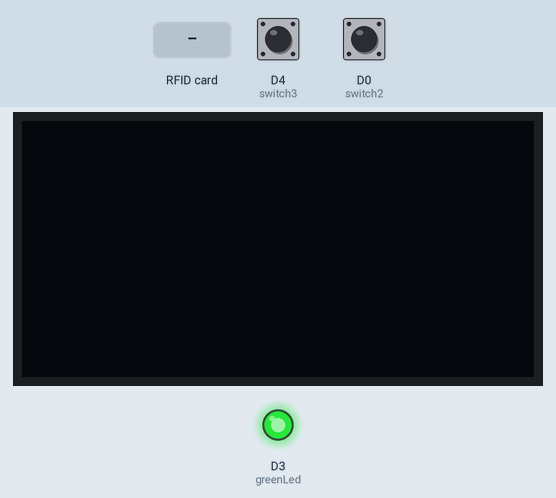
This program was run on a simulated ESP8266 (Wemos D1 mini). Shown: 128×64 one-colour display, output pins drawn as LEDs (lit = HIGH). The inputs (shaded band) are chosen by the test bench; at power-on: D4 (switch3) LOW, D0 (switch2) LOW. What the program prints to the serial monitor is not drawn.

Above: at 1.5 s.
1.6 s: RFID card 61 D2 F0 52 held to the reader
At 2.3 s:
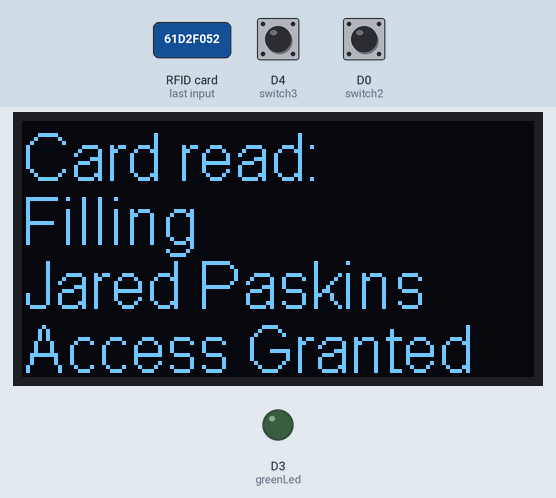
Timing chart, 0 to 11.1 s (numbered marks = the images above; inputs shaded):
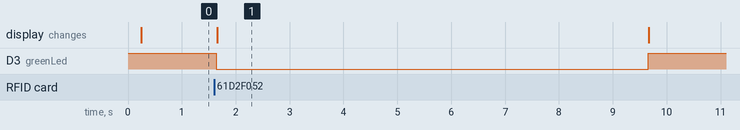

Measured:
- after the input at 1.6 s, D3 (greenLed): HIGH → LOW at once, → HIGH 8.0 s later; the display: changes after 0.05 s (image 1)

The program:

main.cpp
```cpp
#include "SSD1306.h"    // Oled library
#include "MFRC522.h"    // Rfid library

/* wiring the MFRC522 to ESP8266 (ESP-12)
RST     = A0
SDA(SS) = D8    // Slave Select CONNEcT TO SDA ON MFRC522
MOSI    = D7
MISO    = D6
SCK     = D5
GND     = GND
3.3V    = 3.3V
*/
#define RST_PIN	A0  // RST-PIN
#define SS_PIN	D8  // SS-PIN
MFRC522 mfrc522(SS_PIN, RST_PIN);	// Create MFRC522 instance

// Initialize the OLED display using i2c
// SDA     = D2
// SCL     = D1
#define SCL_PIN	D1  // SCL-PIN
#define SDA_PIN	D2  // SDA-PIN
SSD1306  display(0x3c, SDA_PIN, SCL_PIN);

//Initialize led output
#define greenLed D3

//Initialize switch input pins
#define switch1 A0
#define switch2 D0
#define switch3 D4

// List of matching tag IDs
char* allowedTags[] = {
  "61D2F052",           // Tag 0
  "6470621A",           // Tag 1
  "6ECCBE23",           // Tag 2
  "A5F3FFB0",           // Tag 3
};

// List of names to associate with the matching tag IDs
char* tagName[] = {
  "Jared Paskins",      // Name 0
  "Ben Smith",          // Name 1
  "John Dawson",        // Name 2
  "David Lee",          // Name 3
};

// List of plant areas
char* areas[] = {
  "Admin",              // Area 0
  "Receiving",          // Area 1
  "Store Room",         // Area 2
  "Mixing",             // Area 3
  "Filling",            // Area 4
  "Packing",            // Area 5
  "Stock",              // Area 6
  "Delivery",           // Area 7
};

// Access List to plant areas
byte access[] = {
  B11111111,            // Access list 0
  B11100010,            // Access list 1
  B00100011,            // Access list 2
  B00011100,            // Access list 3
};

// Check the number of tags defined
int numberOfTags = sizeof(allowedTags)/sizeof(allowedTags[0]);

char tagValue[9]; // 8 characters of HEX value + end string character

int read_switch(void);
void dump_byte_array(byte *buffer, byte bufferSize);
int findTag(void);
// byte read_name(void);


void setup() {
  pinMode(switch1, INPUT);
  pinMode(switch2, INPUT);
  pinMode(switch3, INPUT);

  pinMode(greenLed, OUTPUT);                        //Declaring greenled as output
  digitalWrite(greenLed, HIGH);

  // Initialize serial communications
  Serial.begin(9600);
  delay(250);
  Serial.println(F("Booting...."));

  // Initialising the UI will init the display too.
  display.init();
  display.flipScreenVertically();
  display.setTextAlignment(TEXT_ALIGN_LEFT);
  display.setFont(ArialMT_Plain_16);

  // Initialising the rfid reader
  SPI.begin();	         // Init SPI bus
  mfrc522.PCD_Init();    // Init MFRC522

  // Print to serial the ready status
  Serial.println(F("Ready!"));
  Serial.println(F("======================================================"));
  Serial.println(F("Scan for Card and print UID:"));
}

void loop() {

  // Look for new cards
  if ( ! mfrc522.PICC_IsNewCardPresent()) {
    delay(50);
    return;
  }
  // Select one of the cards
  if ( ! mfrc522.PICC_ReadCardSerial()) {
    delay(50);
    return;
  }
  // Show some details of the PICC (that is: the tag/card

  dump_byte_array(mfrc522.uid.uidByte, mfrc522.uid.size);

  int tagId = findTag();
  if (tagId>=0){
    int area = read_switch();
    if (area>=0){
      if (bitRead(access[tagId], area)){
        Serial.print(F("Access Granted "));
        display.drawString(0, 48, "Access Granted");
        digitalWrite(greenLed, LOW);
      }
      else{
        Serial.print(F("Access Denied "));
        display.drawString(0, 48, "Access Denied");
      }

      display.display();
      delay(8000);
      digitalWrite(greenLed, HIGH);
      Serial.println(F(""));
      display.clear();
      display.display();
    }
  }

}

// Helper routine to dump a byte array as hex values to Serial
void dump_byte_array(byte *buffer, byte bufferSize) {
  String content= "";
  display.drawString(0, 0, "Card read:");
  Serial.print(F("Card UID:"));
  for (byte i = 0; i < bufferSize; i++) {
    Serial.print(buffer[i] < 0x10 ? " 0" : " ");
    Serial.print(buffer[i], HEX);
    content.concat(String(buffer[i] < 0x10 ? "0" : ""));
    content.concat(String(buffer[i], HEX));
  }
  Serial.println(F(""));
  content.toUpperCase();
  content.toCharArray(tagValue, 9);
}


int read_switch(void){
  int value=0;
  bitWrite (value,0,digitalRead(switch3));
  bitWrite (value,1,digitalRead(switch2));
  //bitWrite (value,2,digitalRead(switch1));

  if(analogRead(switch1)>500)
    bitWrite (value,2, 1 );
  else
   bitWrite (value,2, 0 );

  if (value<8){
    display.drawString(0, 16, areas[value]);
    Serial.print(F("Location: "));
    Serial.println(areas[value]);
    return value;
  }
  else{
    display.drawString(0, 16, "Not a valid area");
    Serial.print(F("Location: "));
    Serial.println(F("Not a valid area"));
    return -1;
  }
}

/**
 * Search for a specific tag in the database
 */
int findTag(void) {
  for (int thisCard = 0; thisCard < numberOfTags; thisCard++) {
    // Check if the tag value matches this row in the tag database
    if(strcmp(tagValue, allowedTags[thisCard]) == 0){
      Serial.print(F("Name: "));
      Serial.println(tagName[thisCard]);
      display.drawString(0, 32, tagName[thisCard]);
      return(thisCard);
    }
  }
  // If we don't find the tag return a tag ID of -1 to show there was no match
  return -1;
}
```
